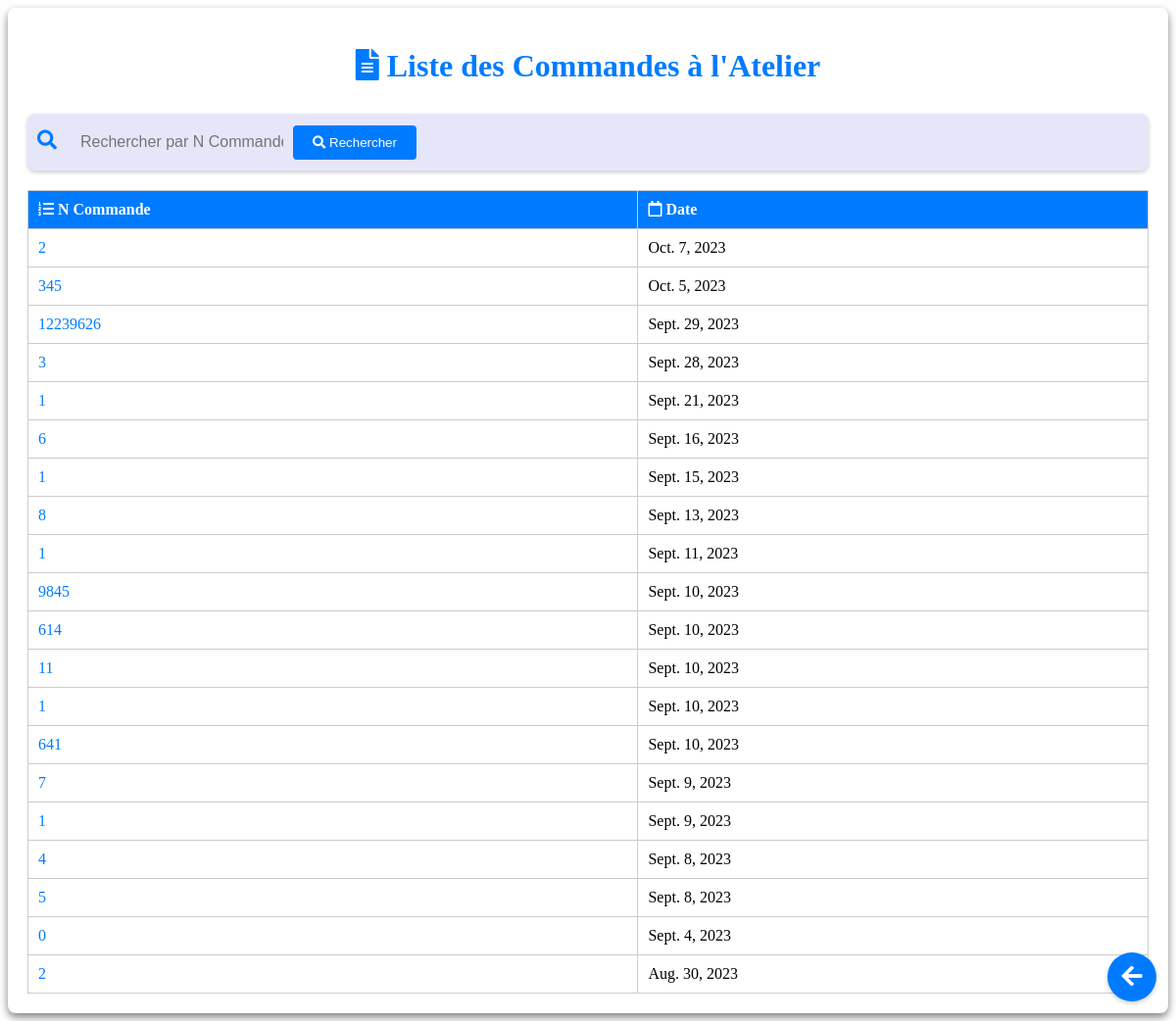
/bon_de_commande/, run on the app's committed database.
### app/models.py (models this page shows, shortened)
class PurchaseOrder(models.Model):
    n_commande = models.IntegerField()
    nombre_de_jaretiere = models.CharField(max_length=100)
    type_de_cable = models.ForeignKey(TypeDeCable, on_delete=models.PROTECT)
    type_de_connecteurs = models.ForeignKey(TypeDeConnecteurs, on_delete=models.PROTECT)
    delai_de_livraison = models.CharField(max_length=100)
    metrage = models.CharField(max_length=100)
    date_field = models.DateField(default=datetime.date.today)
    city = models.CharField(max_length=100, default="Unknown")
    confirmed = models.BooleanField(default=False)
    not_confirmed = models.BooleanField(default=False)
    viewed = models.BooleanField(default=False)

### app/views.py (the view)
# urls.py: path('bon_de_commande/', views.bon_de_commande, name='bon_de_commande'),
def bon_de_commande(request):
    atelier_orders = PurchaseOrder.objects.order_by('-date_field')  # Order by date_field in descending order
    context = {'atelier_orders': atelier_orders}
    return render(request, 'bon_de_commande.html', context)

### app/templates/bon_de_commande.html (shortened to what this page needs)
{% load static %}
<!DOCTYPE html>
<html>
<head>
    <link rel="stylesheet" type="text/css" href="{% static 'css/bon_de_commande.css' %}">
    <link rel="stylesheet" href="https://cdnjs.cloudflare.com/ajax/libs/font-awesome/5.15.3/css/all.min.css">
</head>
<body>
    <div class="container">
        <h1><i class="fas fa-file-alt"></i> Liste des Commandes à l'Atelier</h1>
        <div class="search-bar">
            <div class="search-input-container">
                <i class="fas fa-search search-icon"></i>
                <input type="text" id="search-input" class="search-input" placeholder="Rechercher par N Commande">
            </div>
            <button type="button" id="search-button" class="search-button">
                <i class="fas fa-search"></i> Rechercher
            </button>
        </div>
        <table>
            <thead>
                <tr>
                    <th><i class="fas fa-list-ol"></i> N Commande</th>
                    <th><i class="far fa-calendar"></i> Date</th>
                </tr>
            </thead>
            <tbody>
                {% for purchase_order in atelier_orders %}
                    <tr>
                        <td><a href="{% url 'app:purchase_order_detail' purchase_order.id %}">{{ purchase_order.n_commande }}</a></td>
                        <td>{{ purchase_order.date_field }}</td>
                    </tr>
                {% endfor %}
            </tbody>
        </table>
    </div>
    <div class="return-button-container">
        <a href="{% url 'app:service_atelier' %}" class="return-button"><i class="fas fa-arrow-left"></i></a>
    </div>
</body>
</html>

### app/static/css/bon_de_commande.css (style rules this page uses)
.container { max-width: 1300px; margin: 0 auto; padding: 20px; background-color: #ffffff; box-shadow: 0 4px 8px rgba(0, 0, 0, 0.5); border-radius: 8px; }
h1 { text-align: center; margin-bottom: 30px; color: #007BFF; }
table { width: 100%; border-collapse: collapse; }
table, th, td { border: 1px solid #ccc; }
th, td { padding: 10px; text-align: left; }
th { background-color: #007BFF; color: white; }
table a { text-decoration: none; color: #007BFF; }
.search-bar { background-color: lavender; padding: 10px; box-shadow: 0 2px 4px rgba(0, 0, 0, 0.2); border-radius: 8px; display: flex; align-items: center; margin-bottom: 20px; }
.search-input { flex: 1; padding: 10px; border: none; outline: none; background: transparent; font-size: 16px; }
.search-icon { color: #007BFF; font-size: 20px; margin-right: 10px; }
.search-button { background-color: #007BFF; color: white; border: none; padding: 10px 20px; border-radius: 4px; cursor: pointer; transition: background-color 0.3s ease; }
.return-button { position: fixed; bottom: 20px; right: 20px; width: 50px; height: 50px; background-color: #007BFF; color: white; text-align: center; line-height: 50px; border-radius: 50%; font-size: 24px; text-decoration: none; box-shadow: 0 2px 4px rgba(0, 0, 0, 0.2); transition: background-color 0.3s ease; }

### data on the page
PurchaseOrder: n_commande "2", date_field "Oct. 7, 2023"
PurchaseOrder: n_commande "345", date_field "Oct. 5, 2023"
PurchaseOrder: n_commande "12239626", date_field "Sept. 29, 2023"
PurchaseOrder: n_commande "3", date_field "Sept. 28, 2023"
PurchaseOrder: n_commande "1", date_field "Sept. 21, 2023"
PurchaseOrder: n_commande "6", date_field "Sept. 16, 2023"
PurchaseOrder: n_commande "1", date_field "Sept. 15, 2023"
PurchaseOrder: n_commande "8", date_field "Sept. 13, 2023"
PurchaseOrder: n_commande "1", date_field "Sept. 11, 2023"
PurchaseOrder: n_commande "9845", date_field "Sept. 10, 2023"
PurchaseOrder: n_commande "614", date_field "Sept. 10, 2023"
PurchaseOrder: n_commande "11", date_field "Sept. 10, 2023"
PurchaseOrder: n_commande "1", date_field "Sept. 10, 2023"
PurchaseOrder: n_commande "641", date_field "Sept. 10, 2023"
PurchaseOrder: n_commande "7", date_field "Sept. 9, 2023"
PurchaseOrder: n_commande "1", date_field "Sept. 9, 2023"
PurchaseOrder: n_commande "4", date_field "Sept. 8, 2023"
PurchaseOrder: n_commande "5", date_field "Sept. 8, 2023"
PurchaseOrder: n_commande "0", date_field "Sept. 4, 2023"
PurchaseOrder: n_commande "2", date_field "Aug. 30, 2023"
